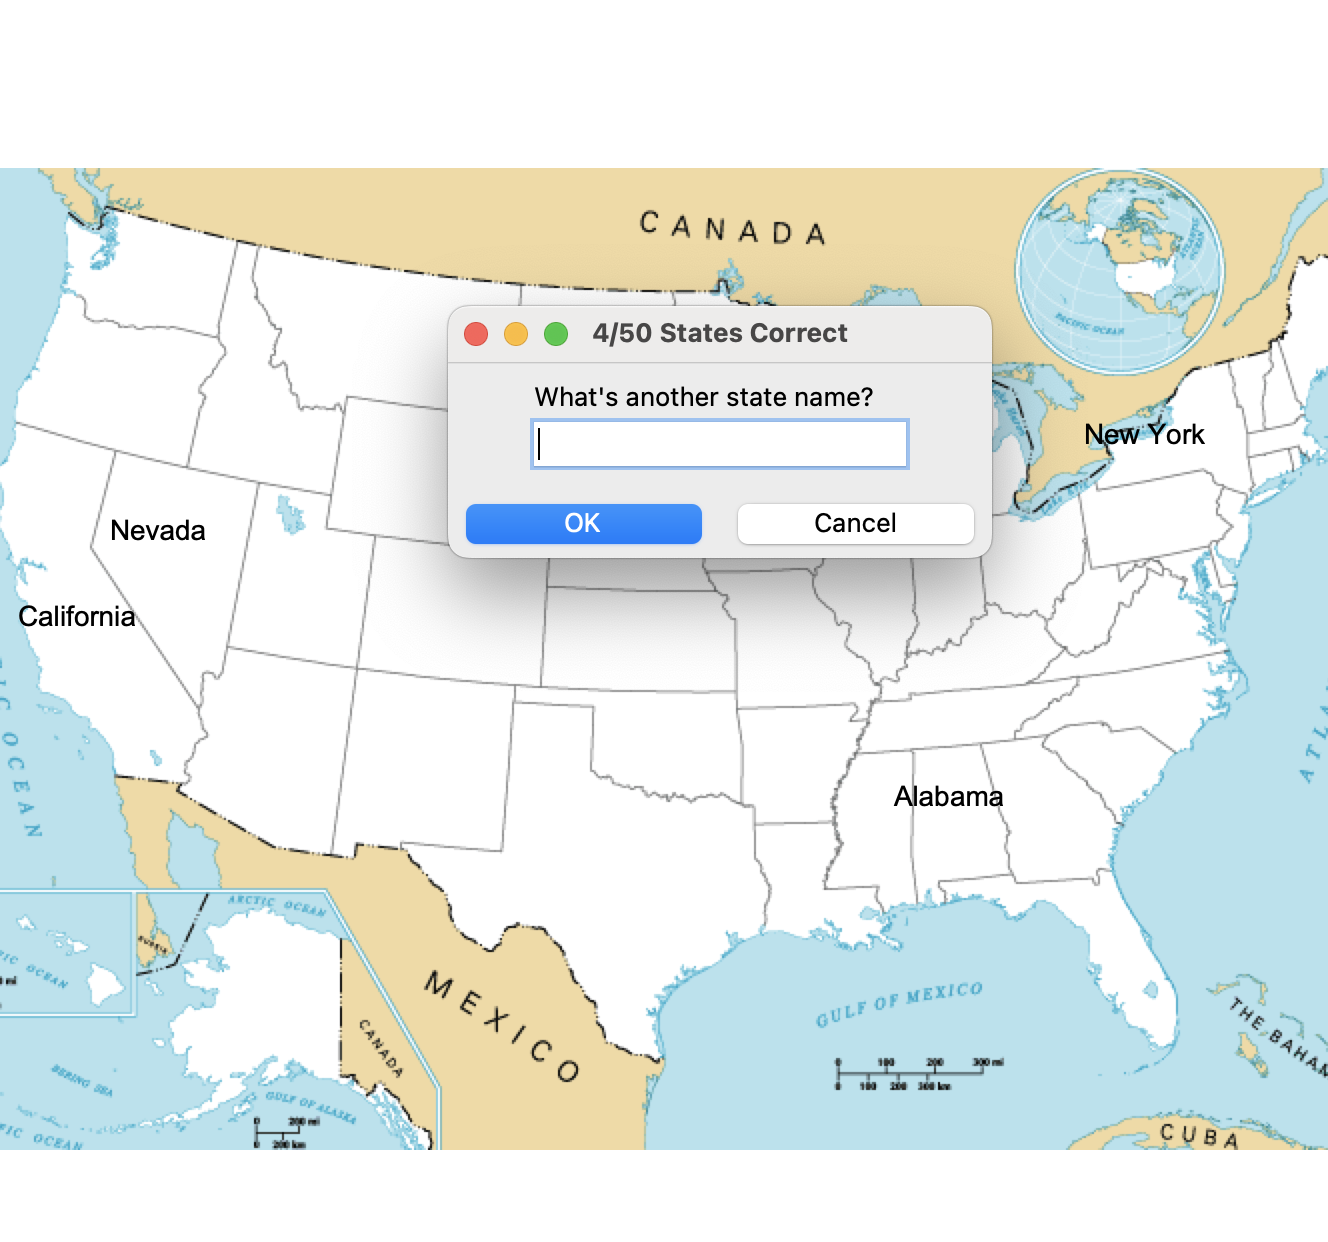

Write Python code to recreate this figure.


from turtle import Turtle, Screen
import pandas as pd
import turtle as t

def states_game():
    screen = Screen()

    # Construct the path to the image
    screen.title("Name the States")
    state_list = pd.read_csv("US_states_game/50_states.csv")
    screen.bgpic('US_states_game/blank_states_img.gif')
    screen.tracer(0)
    score = 0
    
    state_writer = Turtle()
    state_writer.hideturtle()
    state_writer.penup()
    states =list(state_list.state)    
    
    game_on = True
    
    while game_on:
        state_inp = screen.textinput(f"{score}/50 States Correct", "What's another state name?").title()
    
        if state_inp =='Exit':
            game_on = False
            
        if state_inp in states:
            state_row = state_list[state_list.state == state_inp]
            pos_state = (state_row.iloc[0][1], state_row.iloc[0][2])
            state_writer.goto(pos_state)
            state_writer.write(state_inp, align="center", font = ('Arial', 14, 'normal'))
            score +=1
            screen.update()
        
    
        
    
    screen.exitonclick(close_turtle)
    
    
    
def close_turtle():
    t.bye()  # Close the Turtle graphics window without logs
